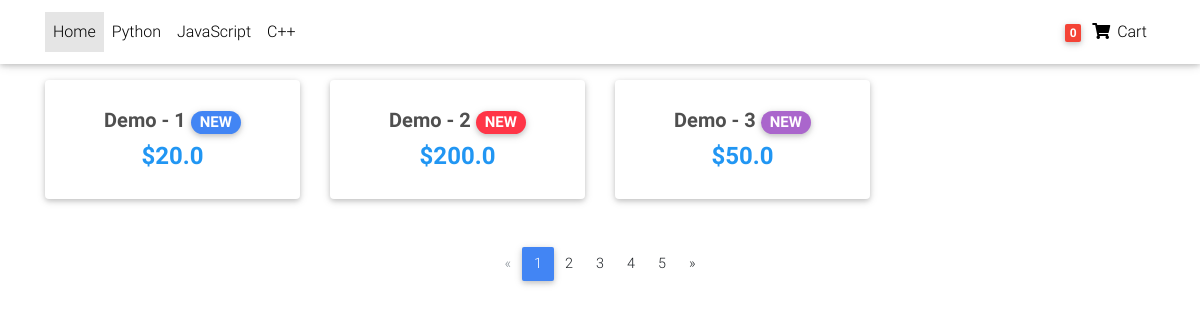
The page / on the database its author committed.
### main/models.py (models this page shows, shortened)
class Item(models.Model):
    title = models.CharField(max_length = 200)
    price = models.FloatField()
    category = models.CharField(choices = category,max_length = 5)
    label = models.CharField(choices = label,max_length = 1)
    slug = models.SlugField()
    description = models.TextField()
    def get_absolute_url(self):
        return reverse('main:product',kwargs = {'slug' : self.slug})

### main/views.py (the view)
class HomeView(ListView):
    model = Item
    template_name = 'home.html'

### templates/home.html (shortened to what this page needs)
{% load static %}
<!DOCTYPE html>
<html lang="en">
<head>
  <link rel="stylesheet" href="https://use.fontawesome.com/releases/v5.11.2/css/all.css">
  <link href="{% static 'css/bootstrap.min.css' %}" rel="stylesheet">
  <link href="{% static 'css/mdb.min.css' %}" rel="stylesheet">
  <link href="{% static 'css/style.min.css' %}" rel="stylesheet">
</head>
<body>
  <nav class="navbar fixed-top navbar-expand-lg navbar-light white scrolling-navbar">
    <div class="container">
      <div class="collapse navbar-collapse" id="navbarSupportedContent">
        <ul class="navbar-nav mr-auto">
          <li class="nav-item active">
            <a class="nav-link waves-effect" href="/">Home
            </a>
          </li>
          <li class="nav-item">
            <a class="nav-link waves-effect" href="#" target="_blank">Python</a>
          </li>
          <li class="nav-item">
            <a class="nav-link waves-effect" href="#"
              target="_blank">JavaScript</a>
          </li>
          <li class="nav-item">
            <a class="nav-link waves-effect" href="#" target="_blank">C++</a>
          </li>
        </ul>
        <ul class="navbar-nav nav-flex-icons">
          <li class="nav-item">
            <a class="nav-link waves-effect">
              <span class="badge red z-depth-1 mr-1"> 0 </span>
              <i class="fas fa-shopping-cart"></i>
              <span class="clearfix d-none d-sm-inline-block"> Cart </span>
            </a>
          </li>
        </ul>
      </div>
    </div>
  </nav>
  <div id="carousel-example-1z" class="carousel slide carousel-fade pt-4" data-ride="carousel">
    <ol class="carousel-indicators">
    </ol>
  </div>
  <main>
    <div class="container">
      <section class="text-center mb-4">
        <div class="row wow fadeIn">
          {% for items in object_list %}
          <div class="col-lg-3 col-md-6 mb-4">
            <div class="card">
              <div class="card-body text-center">
                <h5>
                  <strong>
                    <a href="{{items.get_absolute_url}}" class="dark-grey-text">{{items.title}}
                      <span class="badge badge-pill {{items.get_label_display}}-color">NEW</span>
                    </a>
                  </strong>
                </h5>
                <h4 class="font-weight-bold blue-text">
                  <strong>${{items.price}}</strong>
                </h4>
              </div>
            </div>
          </div>
          {% endfor %}
        </div>
      </section>
      <nav class="d-flex justify-content-center wow fadeIn">
        <ul class="pagination pg-blue">
          <li class="page-item disabled">
            <a class="page-link" href="#" aria-label="Previous">
              <span aria-hidden="true">&laquo;</span>
            </a>
          </li>
          <li class="page-item active">
            <a class="page-link" href="#">1
            </a>
          </li>
          <li class="page-item">
            <a class="page-link" href="#">2</a>
          </li>
          <li class="page-item">
            <a class="page-link" href="#">3</a>
          </li>
          <li class="page-item">
            <a class="page-link" href="#">4</a>
          </li>
          <li class="page-item">
            <a class="page-link" href="#">5</a>
          </li>
          <li class="page-item">
            <a class="page-link" href="#" aria-label="Next">
              <span aria-hidden="true">&raquo;</span>
            </a>
          </li>
        </ul>
      </nav>
    </div>
  </main>
</body>
</html>

### templates/home.html (style rules this page uses)
html, body, header, .carousel { height: 10vh; }

### rows shown on the page
Item: title "Demo - 1", price "20.0"
Item: title "Demo - 2", price "200.0"
Item: title "Demo - 3", price "50.0"
